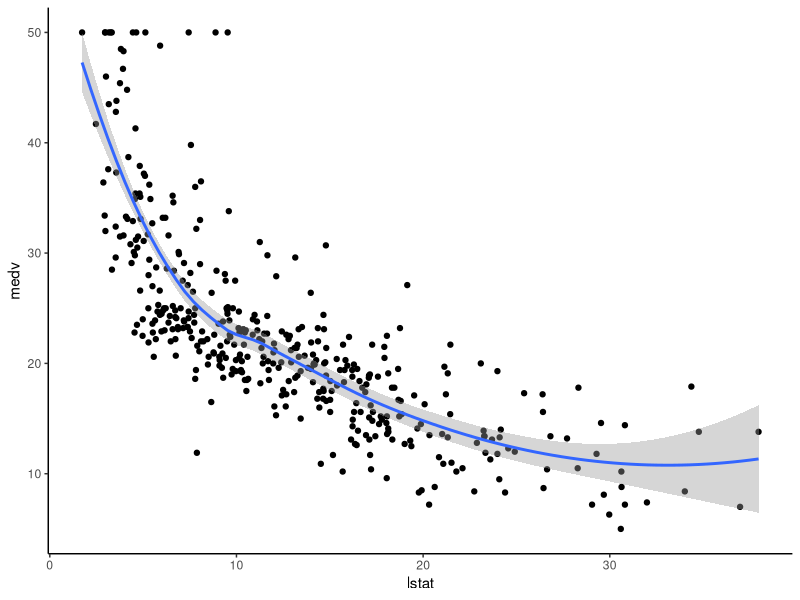
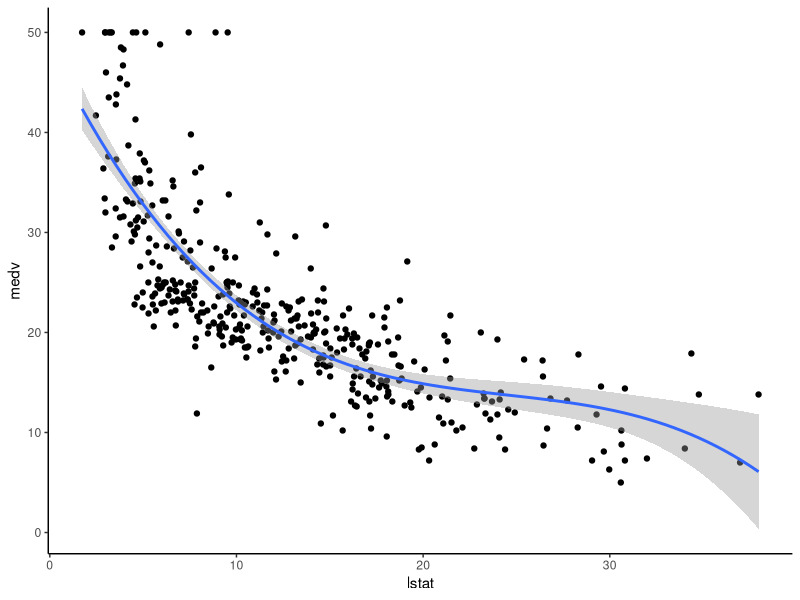

Reproduce these figures in R, in order.
################################################ Spline regression ###############################################
# Splines provide a way to smoothly interpolate between fixed points, called knots. 
#Polynomial regression is computed between knots. In other words, splines are series of polynomial segments strung together, joining at knots 
#Boston data set [in MASS package for predicting the median house value (mdev), 
#in Boston Suburbs, based on the predictor variable lstat (percentage of lower status of the population).


# Loading Required R packages
library(tidyverse)
library(caret)
library(splines)
theme_set(theme_classic()) # Selecting R theme for better visualisation

# Load the data
data("Boston", package = "MASS")
head(Boston)

# Split the data into training and test set
set.seed(123)
training.samples <- Boston$medv %>%
  createDataPartition(p = 0.8, list = FALSE)
train.data  <- Boston[training.samples, ]
test.data <- Boston[-training.samples, ]

#First, visualize the scatter plot of the medv vs lstat variables as follow:
#median house value (mdev)
#lstat (percentage of lower status of the population)
ggplot(train.data, aes(lstat, medv) ) +
  geom_point() +
  stat_smooth()
#The above scatter plot suggests a non-linear relationship between the two variables

# Let's do spline regression

#The R package splines includes the function bs for creating a b-spline term in a regression model.
# In bs function, You need to specify two parameters: the degree of the polynomial and the location of the knots.
#We'll place the knots at the lower quartile, the median quartile, and the upper quartile:

#We'll create a model using a cubic spline (degree = 3):
library(splines)
# Build the model
knots <- quantile(train.data$lstat, p = c(0.25, 0.5, 0.75))
model <- lm (medv ~ bs(lstat, knots = knots), data = train.data)
# Make predictions
predictions <- model %>% predict(test.data)
# Model performance
data.frame(
  RMSE = RMSE(predictions, test.data$medv),
  R2 = R2(predictions, test.data$medv)
)
#Note that, the coefficients for a spline term are not interpretable.
#Visualize the cubic spline as follow:
ggplot(train.data, aes(lstat, medv) ) +
  geom_point() +
  stat_smooth(method = lm, formula = y ~ splines::bs(x, df = 3))
